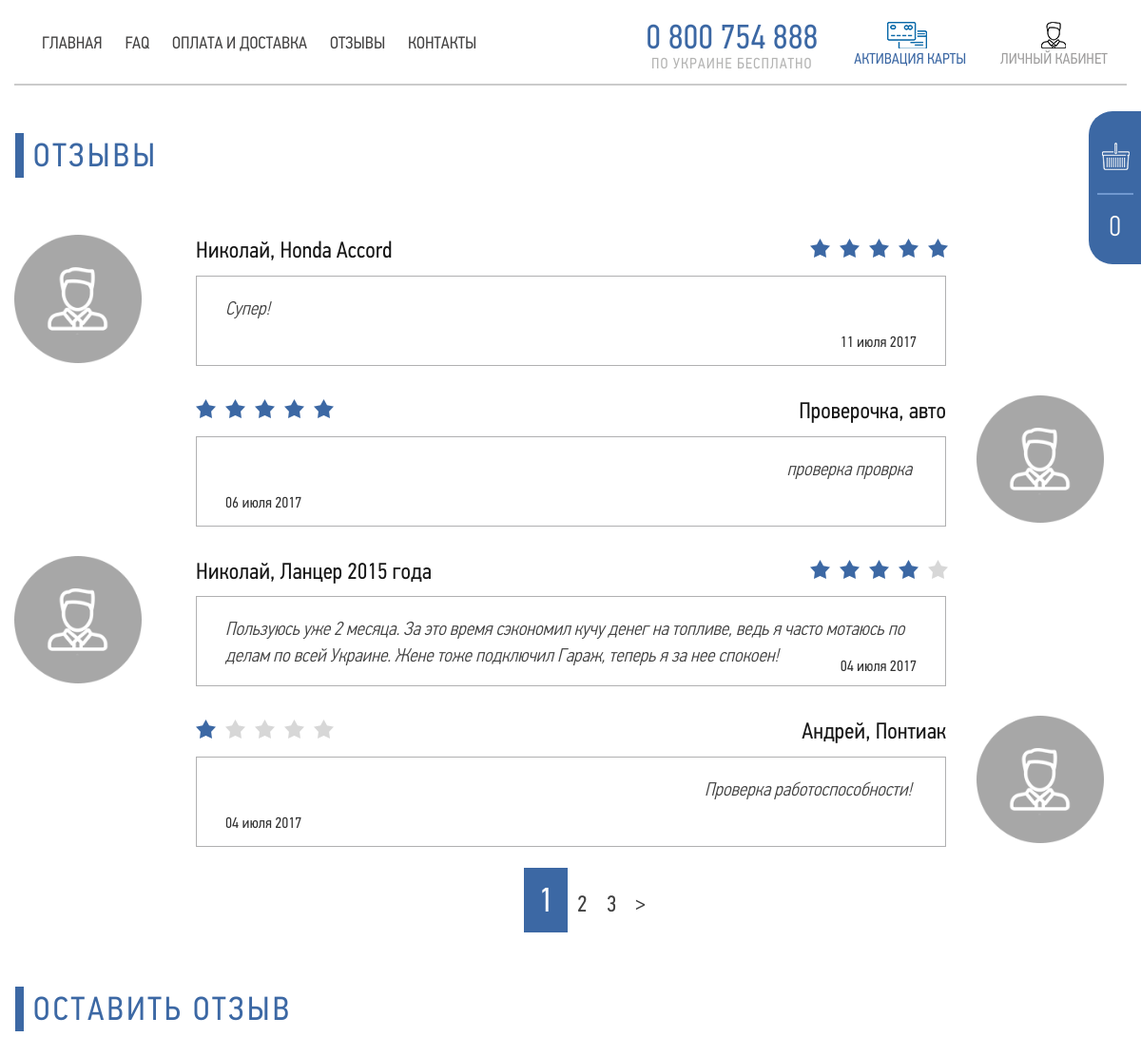
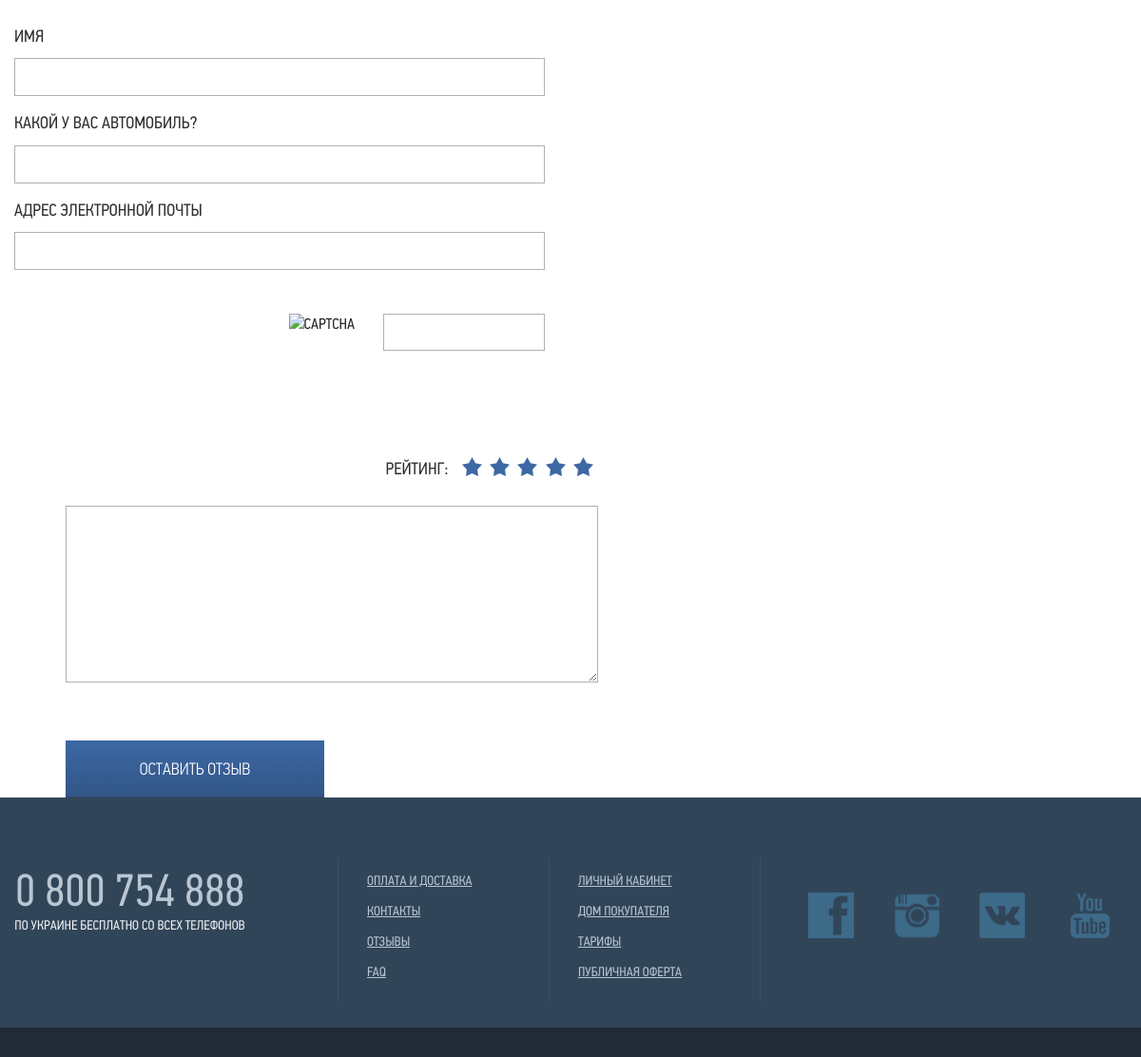
The app's page /reviews with its own data (2 pictures, top to bottom).
### tables this page shows
CREATE TABLE IF NOT EXISTS `reviews` (
  `id` int(11) NOT NULL,
  `name` varchar(255) NOT NULL,
  `car` varchar(255) NOT NULL,
  `email` varchar(255) NOT NULL,
  `rate` int(1) NOT NULL,
  `review` text NOT NULL,
  `date` datetime NOT NULL,
  `status` tinyint(4) NOT NULL
);

### components/Controller.php (called while the page is built, shortened)
<?php
Class Controller {
    protected function paginate($total, $page, $limit){
       $pagination = new Pagination($total, $page, $limit);
       return $pagination->get();
   }
}

### controllers/ReviewsController.php (called while the page is built, shortened)
<?php
class ReviewsController extends Controller{
    function __construct()
    {
        $this->model = new Reviews();
        $page = Storage::get('get');
        $page = $this->correctPage($page);
        $this->page = $page;
    }
    public function ViewReviews(){
        $limit = 4;
        $page = $this->page;
        $review =  $this->model->getAllReviews($page, $limit, 'date DESC');
        $total = $this->model->getTotalReviews();
        $pagination = $this->paginate($total, $page, $limit);
        Page::render('reviews', ['reviews' => $review, 'pagination' => $pagination]);
    }
}

### index.php (called while the page is built, shortened)
<?php
require_once ROOT.'/components/Loader.php';
$router = new Router();
$router->run();

### components/Loader.php (called while the page is built, shortened)
<?php
function Loader($class_name)
{
    $array_paths = [
        '/models/',
        '/config/',
        '/components/',
        '/components/lib/',
        '/components/mailer/',
        '/components/users/',
        '/controllers/',
    ];
    foreach ($array_paths as $path) {
        $path = ROOT . $path . $class_name . '.php';
    }
}

### template/views/reviews.php (the view, shortened to what this page needs)
<?php Page::render('layouts/header'); ?>
<div class="reviews">
    <div class="container">
        <div class="block__header">
            <i class="borderBo borderBo2 borderBo3"></i>
            <div class="block__innerText">
                <span class="block__headerRow2 cartorder">Отзывы</span>
            </div>
        </div>
        <div class="revContainer">
            <?php $i = 1; ?>
            <?php foreach($reviews as $review) { ?>
                <?php if(($i==1) || ($i%2) == 1) { $class = 'revOne--left'; } else { $class = 'revOne--right';  } ?>
                <div class="revOne <?php echo $class; ?>">
                    <div class="revOne__image">
                        <img src="/template/img/usericon.png" />
                    </div>
                    <div class="revOne__text">
                        <div class="revOne__textTop">
                            <span class="revOne__textTop"><?=$review['name']; ?>, <?=$review['car']; ?></span>
                            <?= Reviews::formRate($review['rate']); ?>
                        </div>
                        <div class="revOne__textBot">
                            <div class="revOne__reviewText"><?=$review['review']; ?></div>
                            <div class="revOne__textDate"><?= Reviews::formatDate($review['date']); ?></div>
                        </div>
                    </div>
                </div>
                <?php $i++; } ?>
        </div>
            <div class="pagination">
                 <?=$pagination   ?>
            </div>
        <div class="whiteReview">
            <div class="block__header">
                <i class="borderBo borderBo2 borderBo3"></i>
                <div class="block__innerText">
                    <span class="block__headerRow2 cartorder">Оставить отзыв</span>
                </div>
            </div>
            <div class="whiteReview__container">
                <div class="wrLeft">
                    <label class="ccuCL ccuCLRe">
                        <span class="ccuCS">Имя</span>
                        <input type="text" class="ccuCI" id="r_name">
                    </label>
                    <label class="ccuCL ccuCLRe">
                        <span class="ccuCS">Какой у Вас автомобиль?</span>
                        <input type="text" class="ccuCI" id="r_car">
                    </label>
                    <label class="ccuCL ccuCLRe">
                        <span class="ccuCS">Адрес электронной почты</span>
                        <input type="text" class="ccuCI" id="r_email">
                    </label>
                    <div class="ccCap ccuCLRe">
                        <input class="capInput" type="text" id="r_captcha" />
                        <?='<img src="' . $_SESSION['captcha']['image_src'] . '" alt="CAPTCHA" />'; ?>
                    </div>
                </div>
                <div class="wrRight ccuCLRe ">
                    <div class="rw__rating">
                        <div class="r_title">Рейтинг:</div>
                        <a href="javascript:;"><i class="star star1" data-rate="1"></i></a>
                        <a href="javascript:;"><i class="star star2" data-rate="2"></i></a>
                        <a href="javascript:;"><i class="star star3" data-rate="3"></i></a>
                        <a href="javascript:;"><i class="star star4" data-rate="4"></i></a>
                        <a href="javascript:;"><i class="star star5 checked" data-rate="5"></i></a>
                    </div>
                    <textarea class="rw__textarea" id="r_review"></textarea>
                    <a href="javascript:;" class="bluebutton lr" id="leftReview">оставить отзыв</a>
                </div>
                <div class="clearfix"></div>
            </div>
        </div>
    </div>
</div>
<?php  Page::render('layouts/footer');?>

### components/Router.php (shortened to what this page needs)
<?php
class Router {
    private $routes;
    private $uri;
    function __construct()
    {
        $this->routes = Config::getRoutes();
    }
    private function createController($uri, $router, $params = []){
        $actionName = $router[$uri]['action'];
        $controller = new $controllerName();
        if(!(empty($params))){
            if($router[$uri]['params'] == 'id' && count($params) > 1){
                echo 'передано больше 1 параметра';
                return false;
            }
            $controller->$actionName($params);
        }else
        {
            $controller->$actionName();
        }
        return true;
    }
    public function run()
    {
        $params = [];
        $router = $this->routes;
        $uri = strtolower(trim($this->uri, '/'));
        while (!empty($uri)) {
            if (isset($router[$uri])) {
                $params = array_reverse($params);
                if ($this->createController($uri, $router, $params)) {
                    return true;
                }
            }
            $uri = explode('/', $uri);
            $params[] = array_pop($uri);
            $uri = implode($uri, '/');
        }
    }
    private function parseUri()
    {
        $uri = parse_url($_SERVER['REQUEST_URI']);
            $uri = trim(urldecode($uri['path']), '/');
            $this->uri = $uri;
           return true;
    }
}

### components/lib/Pagination.php (shortened to what this page needs)
<?php
class Pagination{
    private $max = 10;
    private $index = 'page';
    private $current_page;
    private $total;
    private $limit;
    public function __construct($total, $currentPage, $limit, $index = 'page=')
{
    $this->total = $total;
    $this->limit = $limit;
    $this->index = $index;
    $this->amount = $this->amount();
}
    public function get()
{
    $links = null;
    $limits = $this->limits();
    $html = '<ul>';
    for ($page = $limits[0]; $page <= $limits[1]; $page++) {
        if ($page == $this->current_page) {
            $links .= '<li class="pagination__Li"><span class="pagination__Span">' . $page . '</span></li>';
        } else {
            $links .= $this->generateHtml($page);
        }
    }
    if (!is_null($links)) {
        if ($this->current_page < $this->amount)
            $links .= $this->generateHtml($this->amount, '&gt;');
    }
    $html .= $links . '</ul>';
    return $html;
}
    private function generateHtml($page, $text = null)
{
    if (!$text)
        $text = $page;
    $currentURI = rtrim($_SERVER['REQUEST_URI'], '/') . '?';
    $currentURI = explode($currentURI, '?');
    unset($currentURI[1]);
    $currentURI = implode('/', $currentURI);
    return
        '<li class="pagination__Li"><a class="pagination__Link" href="' . $currentURI . $this->index . $page . '">' . $text . '</a></li>';
}
    private function limits()
{
    $left = $this->current_page - round($this->max / 2);
    $start = $left > 0 ? $left : 1;
    if ($start + $this->max <= $this->amount) {
        $end = $start > 1 ? $start + $this->max : $this->max;
    } else {
        $end = $this->amount;
        $start = $this->amount - $this->max > 0 ? $this->amount - $this->max : 1;
    }
    return
        array($start, $end);
}
    private function setCurrentPage($currentPage)
{
    $this->current_page = $currentPage;
}
    private function amount()
{
    return ceil($this->total / $this->limit);
}
}

### components/Page.php (shortened to what this page needs)
<?php
Class Page
{
    static function render($view = 'index', array $arguments = [])
    {
        $file = ROOT . '/template/views/' . $view . '.php';
        $exist = file_exists($file);
        if($exist) {
            include_once $file;
            return true;
        }
        return false;
    }
}

### template/views/layouts/header.php (shortened to what this page needs)
<!doctype html>
<html class="no-js" lang="">
<head>
<?= Config::loadCss() ?>
</head>
<body>
<div class="wrapper">
        <div class="container container-r">
            <div class="header__menu">
                <ul>
                    <li><a href="/">Главная</a></li>
                    <li><a href="/page/faq">FAQ</a></li>
                    <li><a href="/page/shipping-details">Оплата и доставка</a></li>
                    <li><a href="/reviews">Отзывы</a></li>
                    <li><a href="/page/contacts">Контакты</a></li>
                </ul>
                <div class="header__phone">
                    <div class="header__phoneSpan">0 800 754 888</div>
                    <div class="header__phoneText">по украине бесплатно</div>
                </div>
                <div class="header__buttons">
                    <div class="header__card">
                        <a href="#"><i class="icon icon--card"></i>
                            <span>Активация карты</span></a>
                    </div>
                    <div class="header__account">
                        <a href="#"><i class="icon icon--user"></i>
                            <span>Личный кабинет</span></a>
                    </div>
                </div>
                <div class="clearfix"></div>
            </div>
        </div>
        <div class="header__cart header__cart--f">
            <a href="/cart/order" class="header__cartLink">
                <i class="icon icon--cart"></i>
                <span class="cartdivider"></span>
                <span class="cartcount">
                    <?php if(isset($_SESSION['cart']) && count($_SESSION['cart']) > 0): ?>
                             <?= count($_SESSION['cart']); ?>
                    <?php else:  ?>0
                    <?php endif; ?>
                </span>
            </a>
        </div>

### config/Config.php (shortened to what this page needs)
<?php
class Config {
    static function loadCss()
        {
            $result = '
    <link rel="stylesheet" href="/template/css/normalize.css">
    <link rel="stylesheet" href="/template/css/main.css">
    <link rel="stylesheet" href="/template/css/fonts.css">
    <link rel="stylesheet" href="/template/css/responsive.css">
    <link rel="stylesheet" href="/template/libs/fancybox/jquery.fancybox-1.3.4.css" type="text/css" media="screen" />
    <link rel="stylesheet" href="/template/libs/modal/jquery.modal.css">
    <link rel="stylesheet" type="text/css" href="/template/libs/tooltipster/css/tooltipster.bundle.min.css" />
    <link rel="stylesheet" type="text/css" href="/template/libs/tooltipster/css/plugins/tooltipster/sideTip/themes/tooltipster-sideTip-shadow.min.css" />
    <script src="/template/js/vendor/modernizr-2.8.3.min.js"></script>';
            return $result;
        }
}

### models/Reviews.php (shortened to what this page needs)
<?php
class Reviews extends Model
{
    static function formRate($rate){
        $star = '';
        $i = $rate;
        for($rate; $rate >= 1; $rate--){
            $star .= '  <i class="star star--full"></i>';
        }
        for($i; $i < 5; $i++){
           $star .= ' <i class="star star--o"></i>';
        }
        return '<span class="revOne__textRate">' . $star . '</span>';
    }
    static function formatDate($date)
    {
        $r = explode(" ", $date);
        $ymd = $r[0];
        $r2 = explode("-", $ymd);
        $year = $r2[0];
        $month = $r2[1];
        $day = $r2[2];
        $array = [
          '01' => 'января',
          '02' => 'февраля',
          '03' => 'марта',
          '04' => 'апреля',
          '05' => 'мая',
          '06' => 'июня',
          '07' => 'июля',
          '08' => 'августа',
          '09' => 'сентября',
          '10' => 'октября',
          '11' => 'ноября',
          '12' => 'декабря',
        ];
        $textm = $array[$month];
        return $day . ' ' . $textm . ' ' . $year;
    }
    public function getTotalReviews()
    {
        $dbh = $this->db;
        $query = "SELECT COUNT(*) FROM reviews WHERE status = 1";
        $q = $dbh->prepare($query);
        $q->execute();
        $r = $q->fetch();
        return $r[0];
    }
    public function getAllReviews($page = 1, $limit = 6, $order = 'id'){
        $offset = ($page - 1) * $limit;
        $db = $this->db;
        $result = $db->query('SELECT * FROM reviews WHERE status = 1 ORDER by '.$order.' LIMIT '.$limit .' OFFSET ' . $offset);
        $result = $result->fetchAll(PDO::FETCH_ASSOC);
        return $result;
    }
}

### template/views/layouts/footer.php (shortened to what this page needs)
<footer>
    <div class="container">
        <div class="footer__phone">
            <div class="header__phoneSpan header__phoneSpan--footer">0 800 754 888</div>
            <div class="header__phoneText header__phoneText--footer">По Украине бесплатно со всех телефонов</div>
        </div>
        <div class="footer__menus">
            <div class="footer__menu">
                <ul class="footer__menuUl">
                    <li class="footer__menuLi"><a href="/page/shipping-details" class="footer__menuLink">Оплата и доставка</a></li>
                    <li class="footer__menuLi"><a href="/page/contacts" class="footer__menuLink">Контакты</a></li>
                    <li class="footer__menuLi"><a href="/reviews" class="footer__menuLink">Отзывы</a></li>
                    <li class="footer__menuLi"><a href="/page/faq" class="footer__menuLink">FAQ</a></li>
                </ul>
            </div>
            <div class="footer__menu footer__menu--last">
                <ul class="footer__menuUl">
                    <li class="footer__menuLi"><a href="#" class="footer__menuLink">Личный кабинет</a></li>
                    <li class="footer__menuLi"><a href="http://company-bh.com/" target="_blank" class="footer__menuLink">Дом покупателя</a></li>
                    <li class="footer__menuLi"><a href="/page/rates" class="footer__menuLink">Тарифы</a></li>
                    <li class="footer__menuLi"><a href="/page/offer" class="footer__menuLink">Публичная оферта</a></li>
                </ul>
            </div>
            <div class="clearfix"></div>
        </div>
        <div class="footer__icons">
            <a href="https://www.facebook.com/AutoassistanceOdessa" target="_blank" class="footer__iconsLink"><i class="icon--fb"></i></a>
            <a href="https://www.instagram.com/garage_bh" target="_blank" class="footer__iconsLink"><i class="icon--in"></i></a>
            <a href="https://vk.com/garage_bh" target="_blank" class="footer__iconsLink"><i class="icon--vk "></i></a>
            <a href="javascript:;" class="footer__iconsLink footer__iconsLink--last"><i class="icon--yt "></i></a>
        </div>
        <div class="clearfix"></div>
    </div>
    <div class="footer__bottom"></div>
</footer>
</div>
</body>
</html>

### records on screen
reviews: name "Николай", car "Honda Accord", review "Супер!", date "11 июля 2017"
reviews: name "Проверочка", car "авто", review "проверка проврка", date "06 июля 2017"
reviews: name "Николай", car "Ланцер 2015 года", review "Пользуюсь уже 2 месяца. За это время сэкономил кучу денег на топливе, ведь я часто мотаюсь по делам по всей Украине. Жене тоже подключил Гараж, теперь я за нее спокоен!", date "04 июля 2017"
reviews: name "Андрей", car "Понтиак", review "Проверка работоспособности!", date "04 июля 2017"

### other values on screen
$text "2"
$text "3"
$text ">"
